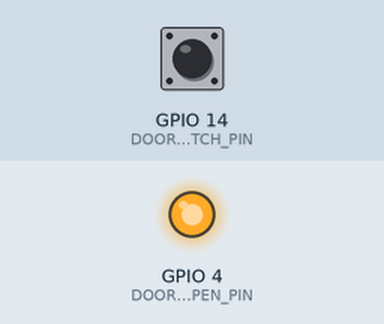
Bench run of a sketch on a simulated ESP8266 (NodeMCU). Parts: output pins drawn as LEDs (lit = HIGH). The test bench sets the inputs (shaded band); at power-on: GPIO 14 (DOOR_SWITCH_PIN) HIGH. WiFi joins after 1.5 s; servers stay silent unless stated; what the sketch prints to the serial monitor is not drawn.

Above: at 2.7 s.
2.8 s: GPIO 14 (DOOR_SWITCH_PIN) pulled LOW for 0.15 s
At 3.2 s:
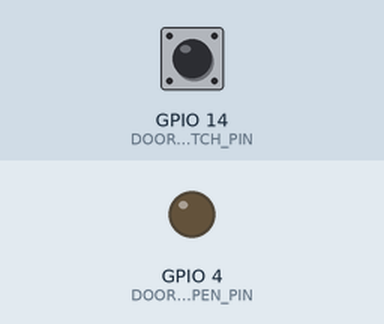
4.8 s: GPIO 14 (DOOR_SWITCH_PIN) pulled LOW for 1 s
At 5.9 s:
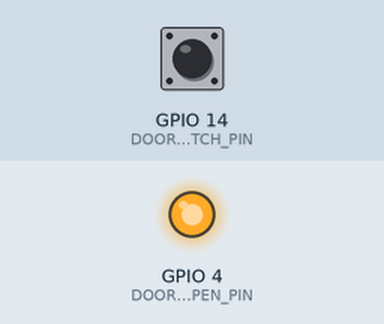
Timing chart, 0 to 7.8 s (numbered marks = the images above; inputs shaded):
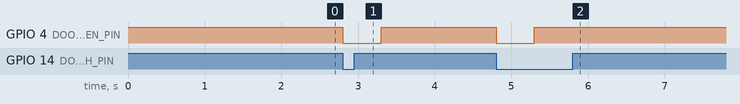

The sketch:

ESP8266_GarageDoorOpener.ino
```cpp
#include <ESP8266WiFi.h>
#include <PubSubClient.h>

/* ---------------------------CHANGE ME--------------------------------- */

// Wifi Parameters
#define WIFI_SSID "Wifi_Network"
#define WIFI_PASSWORD "Password"

// MQTT Parameter
#define MQTT_BROKER "192.168.x.x"
#define MQTT_CLIENTID "garage-cover"
#define MQTT_USERNAME "my-username"
#define MQTT_PASSWORD "my-password"


/* ---------DONT CHANGE BELOW, unless you know what you are doing------------ */

// ESP8266 PINs
#define DOOR_OPEN_PIN 4     // D2
#define DOOR_CLOSE_PIN 4    // D2
#define DOOR_SWITCH_PIN 14  // D5
#define DOOR_STATUS_PIN 2   // D4

// Static IP Parameters
#define STATIC_IP false
#define IP 192,168,0,0
#define GATEWAY 192,168,0,0
#define SUBNET 255,255,255,0

// Relay Parameters
#define ACTIVE_HIGH_RELAY false

// Door  Parameters
#define DOOR_ALIAS "Door"
#define MQTT_DOOR_ACTION_TOPIC "garage-cover/door/action"
#define MQTT_DOOR_STATUS_TOPIC "garage-cover/door/status"

const char* ssid = WIFI_SSID;
const char* password = WIFI_PASSWORD;

const boolean static_ip = STATIC_IP;
IPAddress ip(IP);
IPAddress gateway(GATEWAY);
IPAddress subnet(SUBNET);

const char* mqtt_broker = MQTT_BROKER;
const char* mqtt_clientId = MQTT_CLIENTID;
const char* mqtt_username = MQTT_USERNAME;
const char* mqtt_password = MQTT_PASSWORD;

const boolean activeHighRelay = ACTIVE_HIGH_RELAY;

const char* door_alias = DOOR_ALIAS;
const char* mqtt_door_action_topic = MQTT_DOOR_ACTION_TOPIC;
const char* mqtt_door_status_topic = MQTT_DOOR_STATUS_TOPIC;
const int door_openPin = DOOR_OPEN_PIN;
const int door_closePin = DOOR_CLOSE_PIN;
const int door_switchPin = DOOR_SWITCH_PIN;
const int door_statusPin = DOOR_STATUS_PIN;

const int relayActiveTime = 500;
int debounceTime = 750;
int door_lastStatusValue = 2;
unsigned long door_lastSwitchTime = 0;
unsigned long door_lastButtonTime = 0;
int buttonState = 0;
boolean buttonPressed = false;
boolean doorStatus = false;
boolean doorLastStatus = false;

String availabilityBase = MQTT_CLIENTID;
String availabilitySuffix = "/availability";
String availabilityTopicStr = availabilityBase + availabilitySuffix;
const char* availabilityTopic = availabilityTopicStr.c_str();
const char* birthMessage = "online";
const char* lwtMessage = "offline";

WiFiClient espClient;
PubSubClient client(espClient);


void setup_wifi() {
  delay(10);
  Serial.println();
  Serial.print("Connecting to ");
  Serial.print(ssid);

  WiFi.mode(WIFI_STA);
  WiFi.begin(ssid, password);

  if (static_ip) {
    WiFi.config(ip, gateway, subnet);
  }
  while (WiFi.status() != WL_CONNECTED) {
    delay(500);
    Serial.print(".");
  }
  Serial.print(" WiFi connected - IP address: ");
  Serial.println(WiFi.localIP());
}


// Callback when MQTT message is received; calls triggerDoorAction(), passing topic and payload as parameters
void callback(char* topic, byte* payload, unsigned int length) {
  Serial.print("Message arrived [");
  Serial.print(topic);
  Serial.print("] ");
  for (int i = 0; i < length; i++) {
    Serial.print((char)payload[i]);
  }
  Serial.println();
  String topicToProcess = topic;
  payload[length] = '\0';
  String payloadToProcess = (char*)payload;
  triggerDoorAction(topicToProcess, payloadToProcess);
}

// Functions that check door status and publish an update when called
void publish_door_status() {
  if (!doorStatus) {
      Serial.print(door_alias);
      Serial.print(" closed! Publishing to ");
      Serial.print(mqtt_door_status_topic);
      Serial.println("...");
      client.publish(mqtt_door_status_topic, "closed", true);
  }
  else {
      Serial.print(door_alias);
      Serial.print(" open! Publishing to ");
      Serial.print(mqtt_door_status_topic);
      Serial.println("...");
      client.publish(mqtt_door_status_topic, "open", true);
  }
}


// Functions that run in loop() to check each loop if door status (open/closed) has changed and call publish_doorX_status() to publish any change if so
void check_door_status() {
  if (doorStatus != doorLastStatus){
    unsigned int currentTime = millis();
    if (currentTime - door_lastSwitchTime >= debounceTime) {
      publish_door_status();
      doorLastStatus = doorStatus;
      door_lastSwitchTime = currentTime;
    }
  }

  //int currentStatusValue = digitalRead(door_statusPin);
  //if (currentStatusValue != door_lastStatusValue) {
  //  unsigned int currentTime = millis();
  //  if (currentTime - door_lastSwitchTime >= debounceTime) {
  //    publish_door_status();
  //    //door_lastStatusValue = currentStatusValue;
  //    door_lastSwitchTime = currentTime;
  //  }
  //}
}


// Function that publishes birthMessage
void publish_birth_message() {
  Serial.print("Publishing birth message \"");
  Serial.print(birthMessage);
  Serial.print("\" to ");
  Serial.print(availabilityTopic);
  Serial.println("...");
  client.publish(availabilityTopic, birthMessage, true);
}


// Function that toggles the relevant relay-connected output pin
void toggleRelay(int pin) {
  if (activeHighRelay) {
    digitalWrite(pin, HIGH);
    doorStatus = !doorStatus;
    delay(relayActiveTime);
    digitalWrite(pin, LOW);
  }
  else {
    digitalWrite(pin, LOW);
    doorStatus = !doorStatus;
    delay(relayActiveTime);
    digitalWrite(pin, HIGH);
  }
}

// Function that will debounce and trigger the relay based on wall mounted button
void doorSwitch() {
    unsigned int currentTime = millis();
    if (currentTime - door_lastButtonTime >= debounceTime) {
      toggleRelay(door_openPin);
      door_lastButtonTime = currentTime;
      buttonPressed = true;
    }
}


void triggerDoorAction(String requestedDoor, String requestedAction) {
  //int currentStatusValue = digitalRead(door_statusPin);
  if (requestedDoor == mqtt_door_action_topic && requestedAction == "OPEN") {
    Serial.print("Triggering ");
    Serial.print(door_alias);
    Serial.println(" OPEN relay!");
    toggleRelay(door_openPin);
  }
  else if (requestedDoor == mqtt_door_action_topic && requestedAction == "CLOSE" ) {
    Serial.print("Triggering ");
    Serial.print(door_alias);
    Serial.println(" CLOSE relay!");
    toggleRelay(door_closePin);
  }
  else if (requestedDoor == mqtt_door_action_topic && requestedAction == "STATE") {
    Serial.print("Publishing on-demand status update for ");
    Serial.print(door_alias);
    Serial.println("!");
    publish_birth_message();
    publish_door_status();
  }
  else { Serial.println("taking no action!");
  }
}


// Function that runs in loop() to connect/reconnect to the MQTT broker, and publish the current door statuses on connect
void reconnect() {
  // Loop until we're reconnected
  while (!client.connected()) {
    Serial.print("Attempting MQTT connection...");
    // Attempt to connect
    if (client.connect(mqtt_clientId, mqtt_username, mqtt_password, availabilityTopic, 0, true, lwtMessage)) {
      Serial.println("Connected!");
      publish_birth_message();
      // Subscribe to the action topics to listen for action messages
      Serial.print("Subscribing to ");
      Serial.print(mqtt_door_action_topic);
      Serial.println("...");
      client.subscribe(mqtt_door_action_topic);

      // Publish the current door status on connect/reconnect to ensure status is synced with whatever happened while disconnected
      publish_door_status();
    }
    else {
      Serial.print("failed, rc=");
      Serial.print(client.state());
      Serial.println(" try again in 5 seconds");
      // Wait 5 seconds before retrying
      delay(5000);
    }
  }
}


void setup() {
  pinMode(door_openPin, OUTPUT);
  pinMode(door_closePin, OUTPUT);
  pinMode(door_switchPin, INPUT);

  // Set output pins LOW with an active-high relay
  if (activeHighRelay) {
    digitalWrite(door_openPin, LOW);
    digitalWrite(door_closePin, LOW);
  }
  // Set output pins HIGH with an active-low relay
  else {
    digitalWrite(door_openPin, HIGH);
    digitalWrite(door_closePin, HIGH);
  }
  // Set input pin to use internal pullup resistor
  //pinMode(door_statusPin, INPUT_PULLUP);
  //door_lastStatusValue = digitalRead(door_statusPin);

  Serial.begin(115200);
  Serial.println("Starting Garage...");
  if (activeHighRelay) {
    Serial.println("Relay: Active-High");
  }
  else {
    Serial.println("Relay: Active-Low");
  }

  setup_wifi();
  client.setServer(mqtt_broker, 1883);
  client.setCallback(callback);
}

void loop() {
  buttonState = digitalRead(door_switchPin);
  if (buttonState == LOW && !buttonPressed){
    doorSwitch();
  }
  else if (buttonState == HIGH) {
    buttonPressed = false;
  }

  // Connect/reconnect to the MQTT broker and listen for messages
  //if (!client.connected()) {
  //  reconnect();
  //}
  //client.loop();
  // Check door open/closed status each loop and publish changes
  check_door_status();
}
```

Measured:
- after the input at 2.8 s, GPIO 4 (DOOR_OPEN_PIN): HIGH → LOW at once, → HIGH 0.50 s later
- after the input at 4.8 s, GPIO 4 (DOOR_OPEN_PIN): HIGH → LOW at once, → HIGH 0.50 s later
